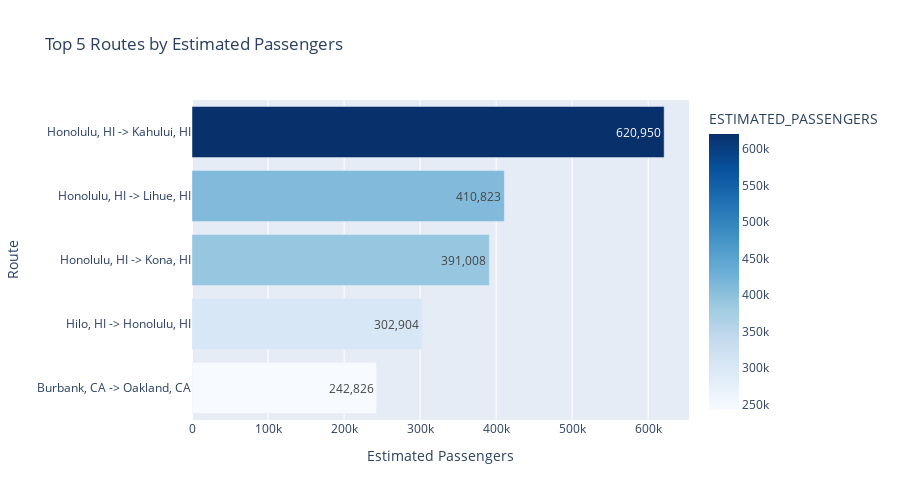

Notebook source saved alongside this figure:
### Code cell
fig = px.bar(
    top_demand_routes,
    x='ESTIMATED_PASSENGERS',
    y='ROUTE_NAME_CITY',
    orientation='h',
    color='ESTIMATED_PASSENGERS',
    text='ESTIMATED_PASSENGERS',
    color_continuous_scale='Blues',
    title='Top 5 Routes by Estimated Passengers'
)

fig.update_layout(
    xaxis_title='Estimated Passengers',
    yaxis_title='Route',
    yaxis=dict(autorange='reversed'),
    margin=dict(r=120),  # <-- Increased right margin
    height=500
)

fig.update_traces(
    texttemplate='%{text:,.0f}',
    textposition='inside',  # <-- Shift inside to avoid cutoff
    insidetextanchor='end'  # Align text to bar end
)

fig.show()

### Figure 1 — Plotly figure (JSON) as saved in the notebook; plotly's stock layout.template omitted (floating-point values rounded to 4 significant figures)
{"data": [{"alignmentgroup": "True", "hovertemplate": "ESTIMATED_PASSENGERS=%{marker.color}<br>ROUTE_NAME_CITY=%{y}<extra></extra>", "insidetextanchor": "end", "legendgroup": "", "marker": {"color": [620900.0, 410800.0, 391008, 302900.0, 242800.0], "coloraxis": "coloraxis", "pattern": {"shape": ""}}, "name": "", "offsetgroup": "", "orientation": "h", "showlegend": false, "text": [620900.0, 410800.0, 391008, 302900.0, 242800.0], "textposition": "inside", "texttemplate": "%{text:,.0f}", "type": "bar", "x": [620900.0, 410800.0, 391008, 302900.0, 242800.0], "xaxis": "x", "y": ["Honolulu, HI -> Kahului, HI", "Honolulu, HI -> Lihue, HI", "Honolulu, HI -> Kona, HI", "Hilo, HI -> Honolulu, HI", "Burbank, CA -> Oakland, CA"], "yaxis": "y"}], "layout": {"barmode": "relative", "coloraxis": {"colorbar": {"title": {"text": "ESTIMATED_PASSENGERS"}}, "colorscale": [[0, "rgb(247,251,255)"], [0.125, "rgb(222,235,247)"], [0.25, "rgb(198,219,239)"], [0.375, "rgb(158,202,225)"], [0.5, "rgb(107,174,214)"], [0.625, "rgb(66,146,198)"], [0.75, "rgb(33,113,181)"], [0.875, "rgb(8,81,156)"], [1, "rgb(8,48,107)"]]}, "height": 500, "legend": {"tracegroupgap": 0}, "margin": {"r": 120}, "title": {"text": "Top 5 Routes by Estimated Passengers"}, "xaxis": {"anchor": "y", "domain": [0, 1], "title": {"text": "Estimated Passengers"}}, "yaxis": {"anchor": "x", "autorange": "reversed", "domain": [0, 1], "title": {"text": "Route"}}}}
